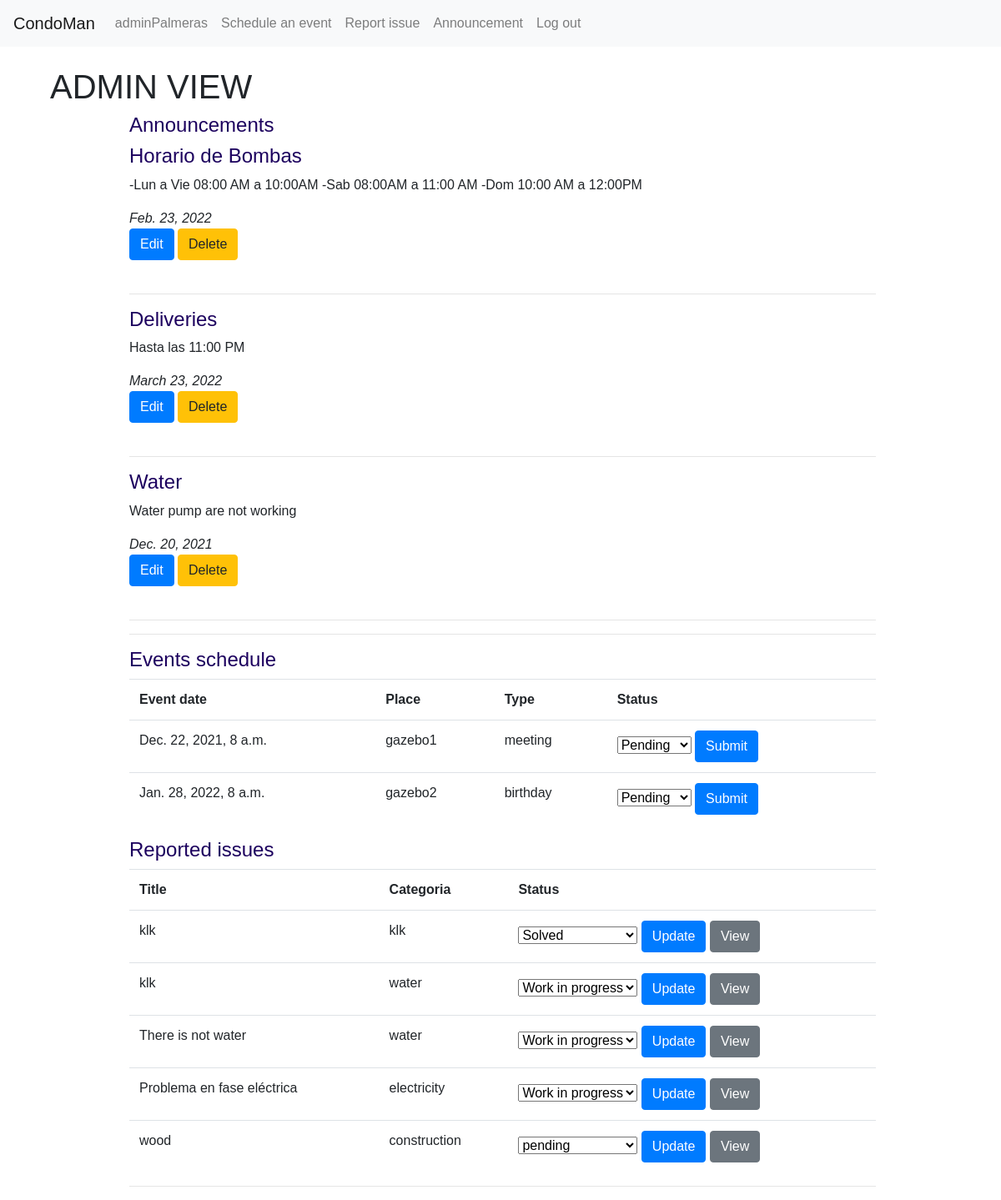
Before: / (signed in) with the older database file.
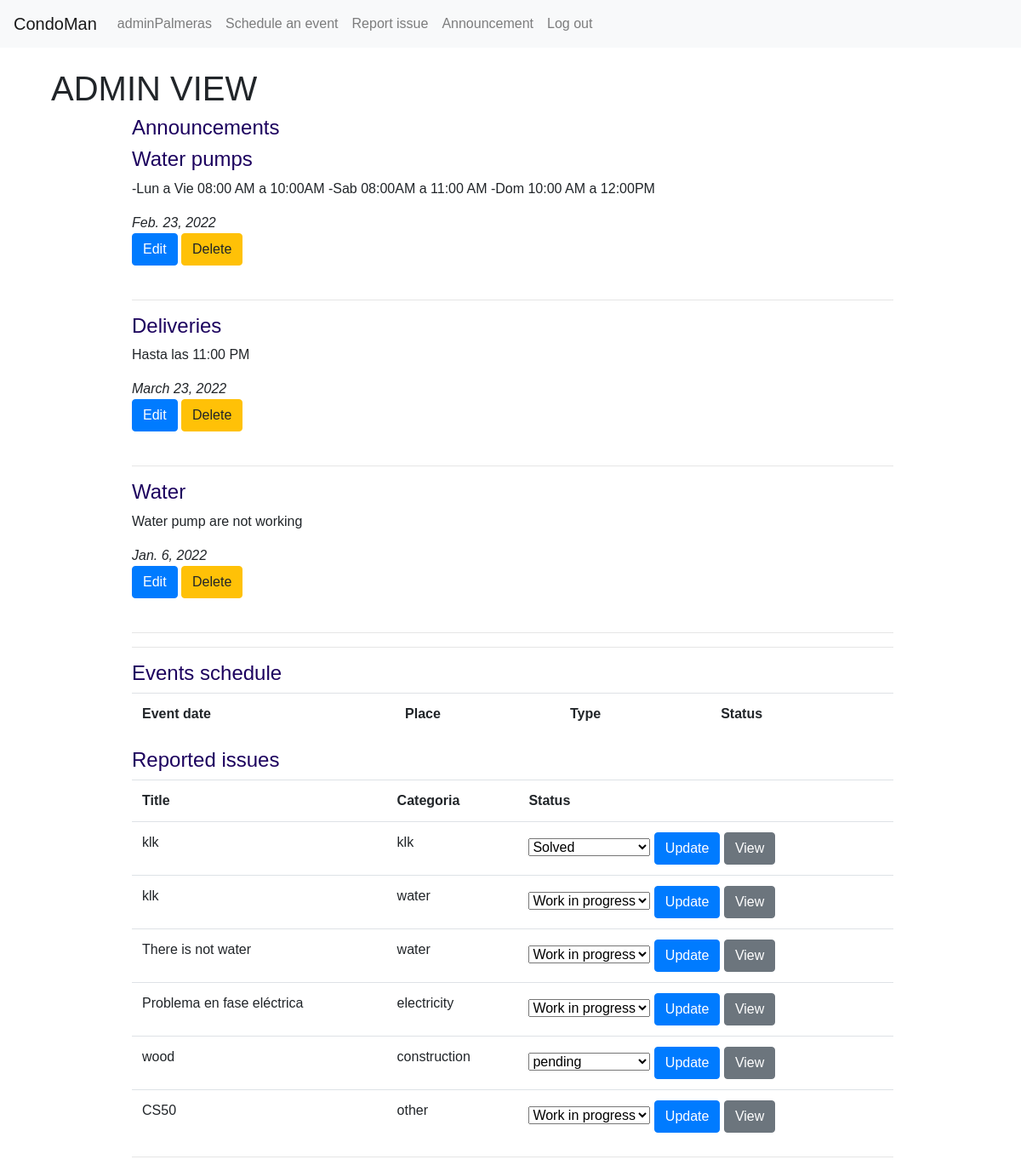
After: the same page with the newer database file.
### building/models.py (models this page shows, shortened)
class Announcement(models.Model):
    profile = models.ForeignKey("Profile", on_delete=models.CASCADE, related_name="announcer")
    title = models.CharField(max_length=255)
    content = models.CharField(max_length=20000, blank=True)
    valid_date = models.DateField()
    submited = models.DateTimeField(auto_now=True)

class Events(models.Model):
    profile = models.ForeignKey("Profile", on_delete=models.CASCADE, related_name="events")
    event_date = models.DateTimeField()
    submited = models.DateTimeField(auto_now_add=True)
    place = models.CharField(max_length=64)
    type_of_event = models.CharField(max_length=64)
    status = models.CharField(max_length=64)

class Issues(models.Model):
    title = models.CharField(max_length=255)
    categoria = models.CharField(max_length=128)
    description = models.CharField(max_length=20000)
    status = models.CharField(max_length=96)
    reported_by = models.ForeignKey("Profile", on_delete=models.CASCADE, related_name="reporter")
    reported_date = models.DateTimeField(auto_now=True)
    signed_by = models.ForeignKey("Profile", on_delete=models.CASCADE, related_name="signer", null=True, blank=True)
    signed_date = models.DateTimeField(null=True, blank=True)

### building/views.py (the view, shortened to what this page needs)
# urls.py: path("", views.index, name="index"),
def index(request):
    if request.user.is_authenticated:
        user = User.objects.get(pk=request.user.id)
        profile = Profile.objects.get(user=user)
        today = date.today()
        if profile.role == "admin":
            eventos = Events.objects.filter(status = "Pending").order_by("event_date")
            days = datetime.timedelta(30)
            today = today - days
            announces = Announcement.objects.filter(valid_date__gte = today  )
            issues = Issues.objects.filter(~Q(status = "solved"))
            return render(request, "building/homeadmin.html", {"events": eventos, "announces": announces, "issues": issues })
    else:
        return HttpResponseRedirect(reverse("login"))

### building/templates/building/homeadmin.html (shortened to what this page needs)
{% extends "building/layout.html" %}
{% block body %}
<h1> ADMIN VIEW</h1>
    <div id="building">
    <div id="home">
        <div style="border: 2%;">
            <h4> Announcements  </h4>
            {% for announce in announces%}
            <div id="announce{{announce.id}}">
                <h4> {{ announce.title}} </h4>
                <p> {{ announce.content }}</p>
                <em> {{ announce.valid_date }}</em><br>
                <input type="button" class="btn btn-primary"  value="Edit" onclick="announce_edit( {{ announce.id }})" />
                <input type="button" class="btn btn-warning"  value="Delete" onclick="announce_delete( {{ announce.id}})" />
                <br>
                <br>
                <hr>
            </div>
            {% endfor%}
        </div>
        <hr>
        <h4> Events schedule</h4>
            <table class="table">
                <tr>
                    <th>Event date</th>
                    <th>Place</th>
                    <th>Type</th>
                    <th>Status</th>
                </tr>
                {% for event in events%}
                    <tr id="row{{ event.id }}">
                        <td>{{ event.event_date }}</td>
                        <td>{{ event.place }}</td>
                        <td>{{ event.type_of_event }}</td>
                        <td>
                            <select id="event{{ event.id }}" name="event{{ event.id }}">
                                <option value= {{ event.status }} >{{ event.status }}</option>
                            </select>
                            <input type="button" class="btn btn-primary"  value="Submit" onclick="event_update( {{ event.id }})" />
                        </td>
                    </tr>
            {% endfor%}
            </table>
        <h4> Reported issues</h4>
            <table class="table">
                <tr>
                    <th>Title</th>
                    <th>Categoria</th>
                    <th>Status</th>
                </tr>
                {% for issue in issues %}
                    <tr >
                        <td>{{ issue.title }}</td>
                        <td>{{ issue.categoria}}</td>
                        <td >
                            <select id="issue{{ issue.id }}" name="issue{{ issue.id }}">
                                <option value= {{ issue.status }} >{{ issue.status }}</option>
                            </select>
                            <input type="button" class="btn btn-primary"  value="Update" onclick="issue_update( {{ issue.id}} )" />
                            <input type="button" class="btn btn-secondary"  value="View" onclick="issue_view( {{ issue.id}} )" />
                        </td>
                    </tr>
            {% endfor%}
            </table>
    </div>
    <hr>
    </div>
{% endblock %}

Changed rows visible on the page:
no longer on this page (row edited): Events: event_date "Dec. 22, 2021, 8 a.m.", place "gazebo1", type_of_event "meeting", status+id "Pending"
no longer on this page (row edited): Events: event_date "Jan. 28, 2022, 8 a.m.", place "gazebo2", type_of_event "birthday", status+id "Pending"
changed Announcement "-Lun a Vie 08:00 AM a 10:00AM -Sab 08:00AM a 11:00 AM -Dom 10:00 AM a 12:00PM": title "Horario de Bombas" → "Water pumps"
changed Announcement "Water": valid_date "Dec. 20, 2021" → "Jan. 6, 2022"
added Issues: title "CS50", categoria "other", status+id "Work in progress"
